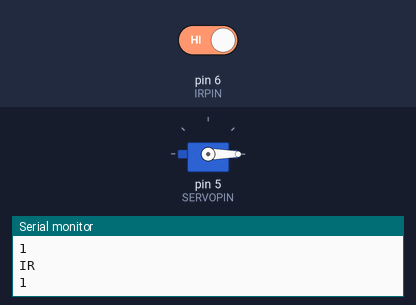
A sketch run on a simulated Arduino Uno, built with avr-gcc and run on an emulated ATmega328P. Shown: servo, the last lines printed to the serial monitor. The test bench sets the inputs (shaded band); at power-on: pin 6 (IRPIN) HIGH.

Above: at 2.8 s.
2.9 s: pin 6 (IRPIN) driven LOW
At 4.1 s:
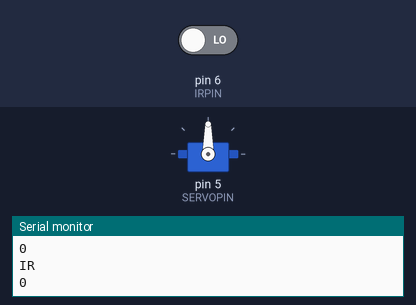
4.5 s: pin 6 (IRPIN) driven HIGH
At 5.7 s:
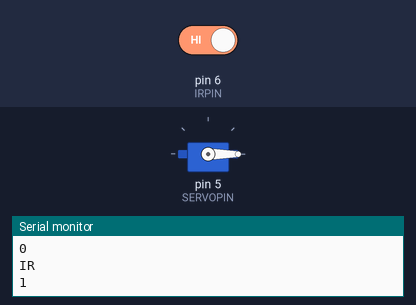
Timing chart, 0 to 7.5 s (numbered marks = the images above; inputs shaded):
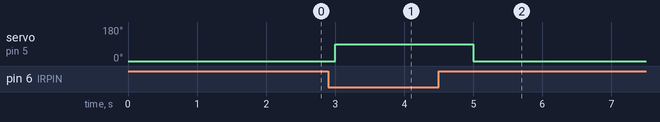

Measured:
- after the input at 2.9 s, servo on pin 5 (SERVOPIN): 0° → 90° after 0.10 s
- after the input at 4.5 s, servo on pin 5 (SERVOPIN): 90° → 0° after 0.50 s

The sketch:

smart-dustbin.ino
```cpp
#include <Servo.h>

#define SERVOPIN 5
#define IRPIN 6
Servo s;
void setup()
{
  Serial.begin(115200);
  s.attach(SERVOPIN);
  pinMode(IRPIN,INPUT);
}
void loop()
{
  int l=digitalRead(IRPIN);
Serial.println("IR");
Serial.println(l);
if(l==0)
{
  s.write(90);
}
else
{
  s.write(0);
}
delay(1000);
}
```
